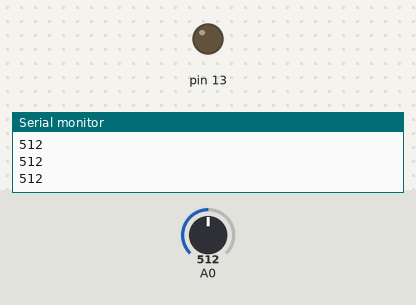
Bench run of a sketch on a simulated Arduino Uno, built with avr-gcc and run on an emulated ATmega328P. Shown: output pins drawn as LEDs (lit = HIGH), the last lines printed to the serial monitor. The test bench sets the inputs (shaded band); at power-on: A0 = 512.

Above: at 1.2 s.
1.3 s: A0 set to 491
At 2.6 s:
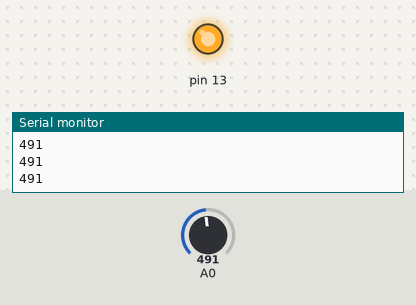
2.9 s: A0 set to 510
At 4.1 s:
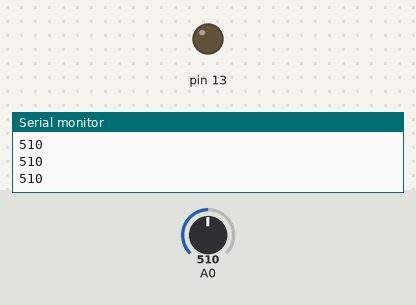
4.5 s: A0 set to 490
At 5.5 s:
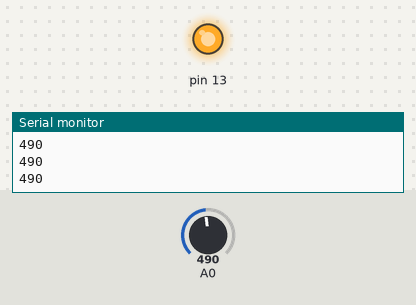
Timing chart, 0 to 7.5 s (numbered marks = the images above; inputs shaded):
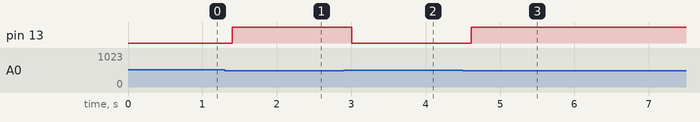

The sketch:

buzzer.ino
```cpp
void setup() {
  Serial.begin(9600);
 pinMode(A0,INPUT);
 pinMode(13,OUTPUT);
}

void loop() {
  int v=analogRead(A0);
  Serial.println(v);
  delay(100);
  if(v<=500)
  digitalWrite(13,HIGH);
  else
  digitalWrite(13,LOW);

}
```

Measured:
- the behaviour switches between 501 and 500 on A0 (found by bisection; images 0 and 1)
- after the input at 1.3 s, pin 13: LOW → HIGH after 0.10 s
- after the input at 2.9 s, pin 13: HIGH → LOW after 0.11 s
- after the input at 4.5 s, pin 13: LOW → HIGH after 0.11 s
